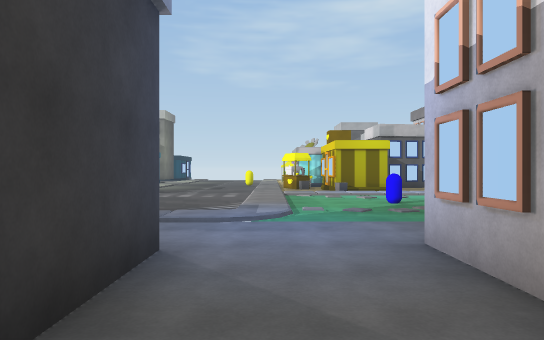
view 1 (above)

24 first-person views from a walk through a scene from a Unity 3-D project. The camera is 1.5 m above the floor, looks level and sees 70° across. The floor is counted in squares, 2 m on a side. Each view is taken from the middle of a square. On the plan, view 1 faces up. The plan holds only what a view shows up to about 12 squares ahead; the rest is blank. The place goes on beyond the plan. The player character is not drawn. Some animated figures are not drawn.

view 2
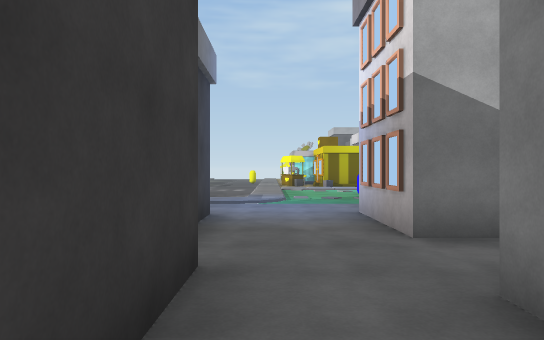

view 3
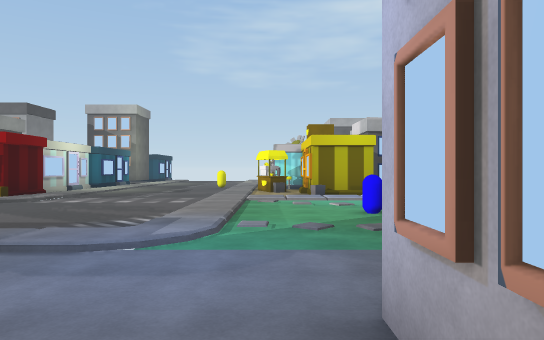

view 4
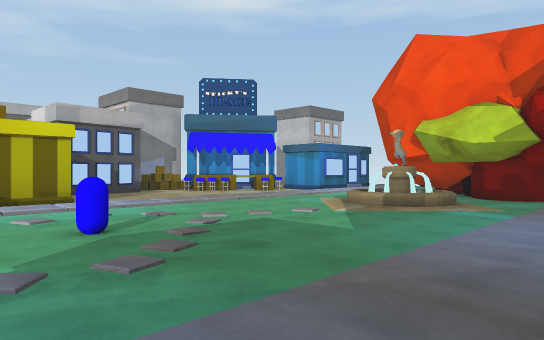

view 5
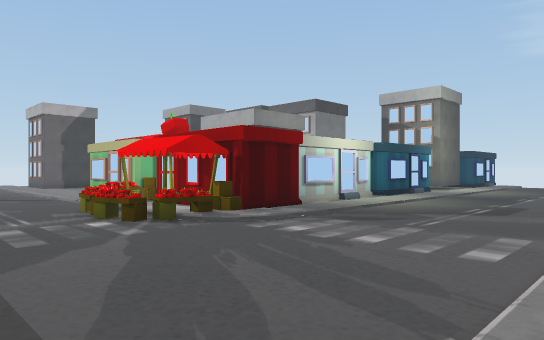

view 6
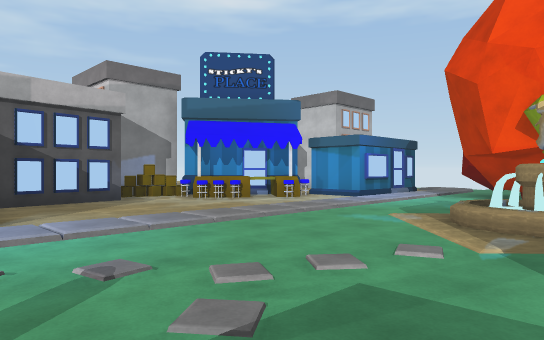

view 7
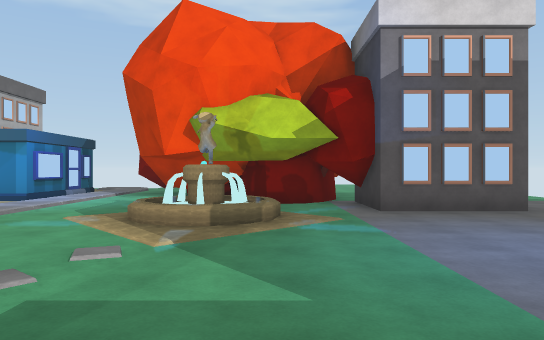

view 8
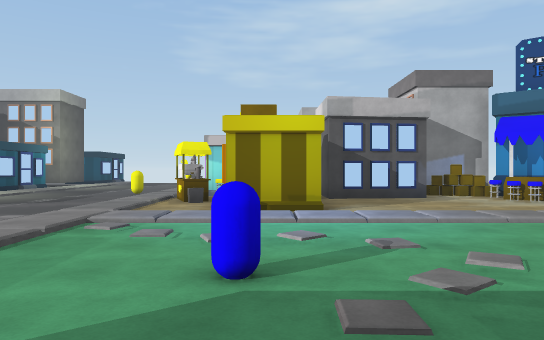

view 9
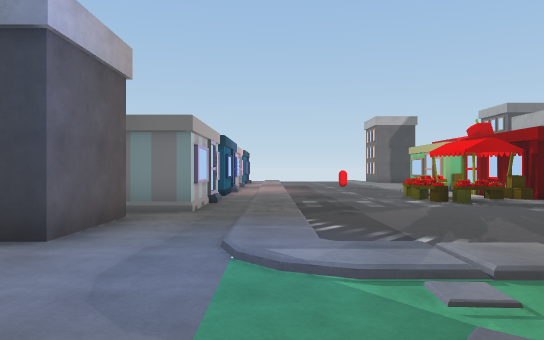

view 10
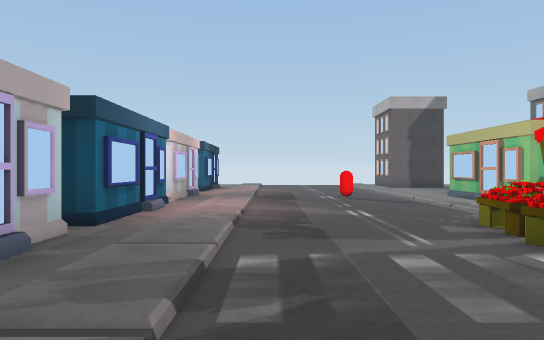

view 11
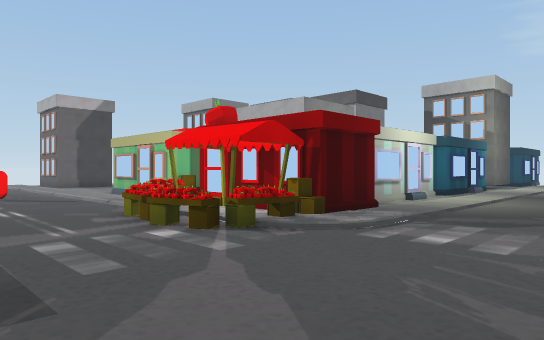

view 12
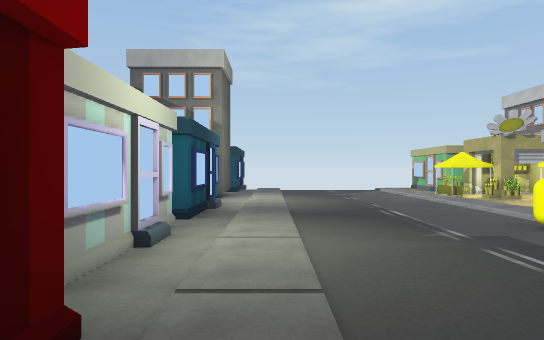

view 13
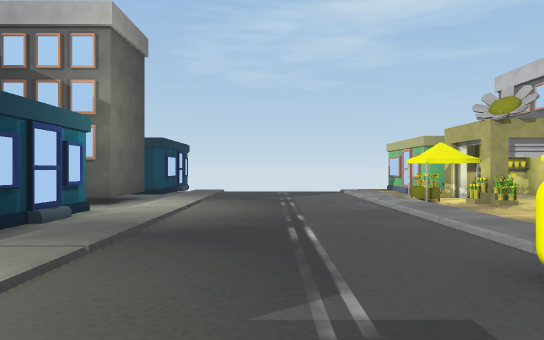

view 14
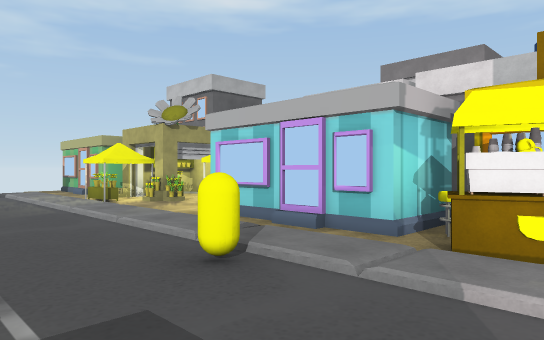

view 15
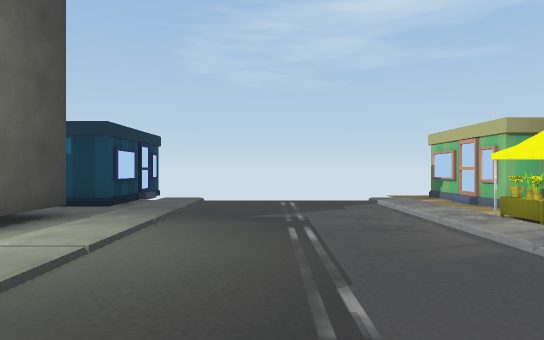

view 16
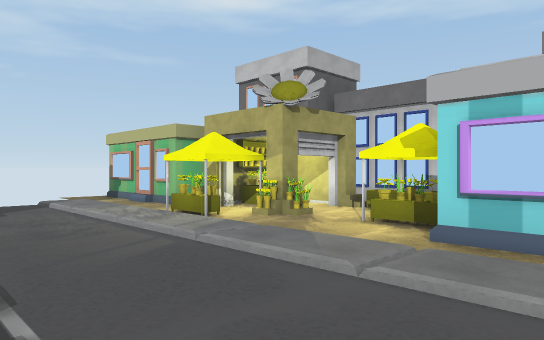

view 17
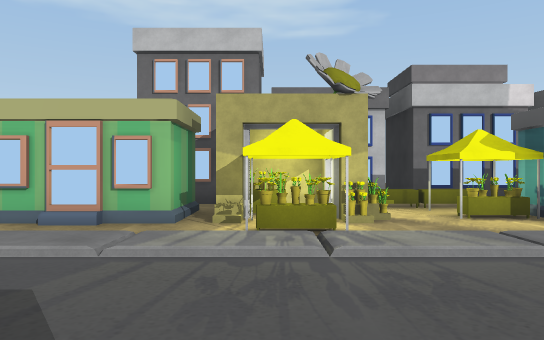

view 18
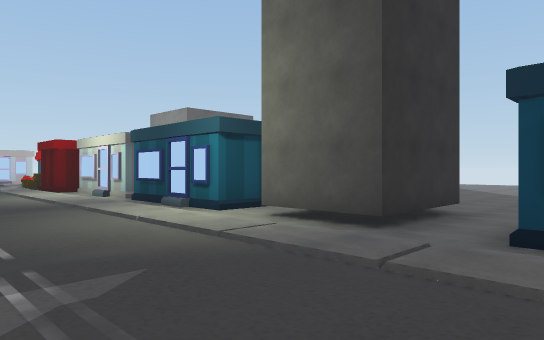

view 19
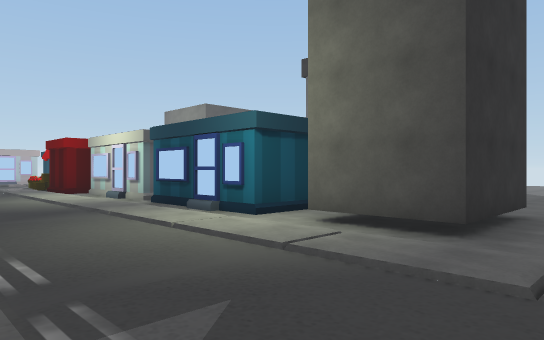

view 20
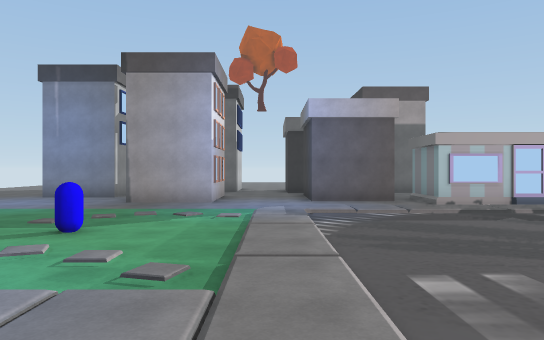

view 21
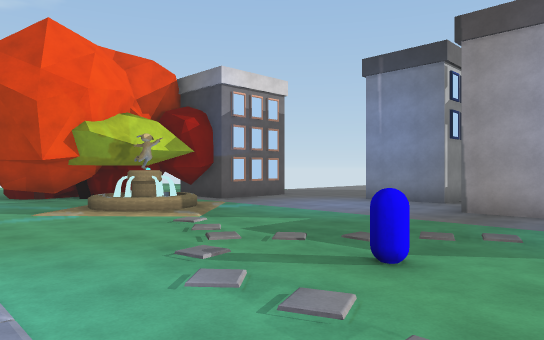

view 22
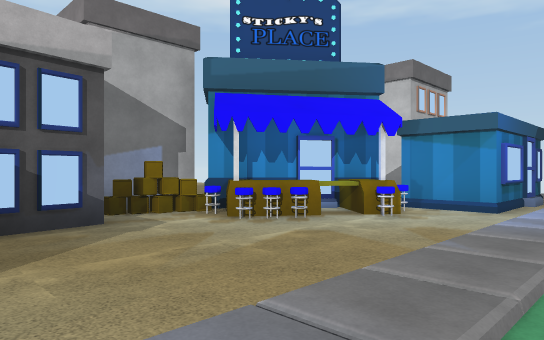

view 23
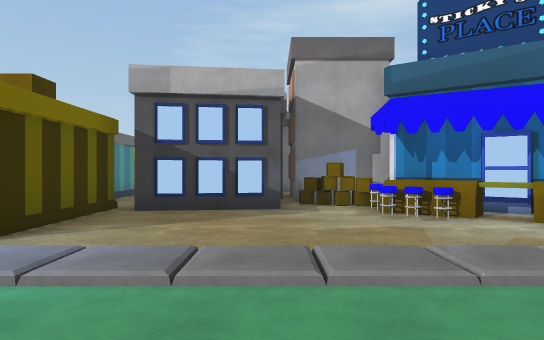

view 24
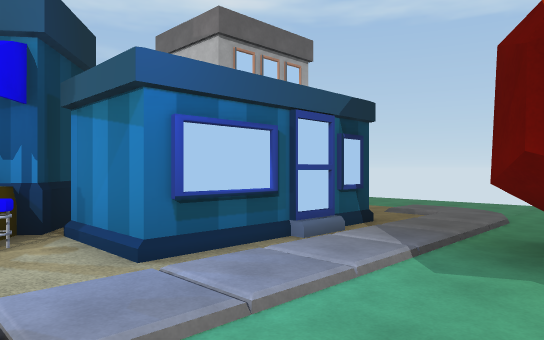

### Floor plan
Key: @ floor where view 1 was taken; # wall or solid block; . main floor; : floor 0.25 m higher than the main floor; - floor 0.25 m lower than the main floor; / step, stairs or slope; ^ raised ledge; C blue capsule; B building; T tree; F fountain; A box; E tent; Y yellow capsule; R red capsule; S shelf; L table; O other object.
Columns run from 13 left of view 1 to 22 right of it. Each row starts with its distance up from view 1.
 31        #
 30        B      B#
 29        B      B#
 28        .:.... B#
 27       #.:.... B#  #
 26  .......:....  #S.#
 25  ...###.:.... E#L###
 24       #.:.... E###.#
 23      ...:....  # ^ #
 22      ##.:.... .E.^
 21       #//.... #E#^###
 20       #.:.... B # # ##
 19       #B:.... ### #####
 18       B.:...Y # # # #O##
 17       #.:.... #O#####OO##    #
 16       #.:....: B ####.O^##B  #    --
 15       #.:....:OB #....OO^##       --
 14    B  ##:....: B #..... OO##      --
 13   #B  ##:....  ###....... B###    --
 12 #BOOB##A:.... :                /----
 11     OOEO/....:..............T  ..
 10 ..... OOO....:............T.T
  9 R.....OO.....:..C....//...TT
  8 .............:......./F  .TT
  7 .............:.......//..#T
  6             :/..........T#T
  5 B.//B...B..............###.
  4 #    .####.....##......#
  3          ####..##......#
  2             #..##.###. .
  1             #...  #
  0             #@..
 -1             #..#
 -2             #
 -3              .

Positions as (right, up) in squares from view 1, and headings:
1: (0, 0), facing up
2: (0, -3), facing up
3: (1, 2), facing up
4: (1, 4), facing up-right
5: (0, 7), facing up-left
6: (3, 7), facing up-right
7: (3, 7), facing right
8: (3, 6), facing up
9: (3, 6), facing left
10: (-3, 7), facing left
11: (-2, 7), facing up-left
12: (-5, 12), facing up
13: (-3, 15), facing up
14: (-3, 15), facing up-right
15: (-3, 19), facing up
16: (-3, 19), facing up-right
17: (-4, 25), facing right
18: (-2, 28), facing down-left
19: (-2, 27), facing down-left
20: (0, 14), facing down
21: (1, 12), facing down-right
22: (5, 11), facing up-right
23: (7, 9), facing up
24: (11, 10), facing up-right
